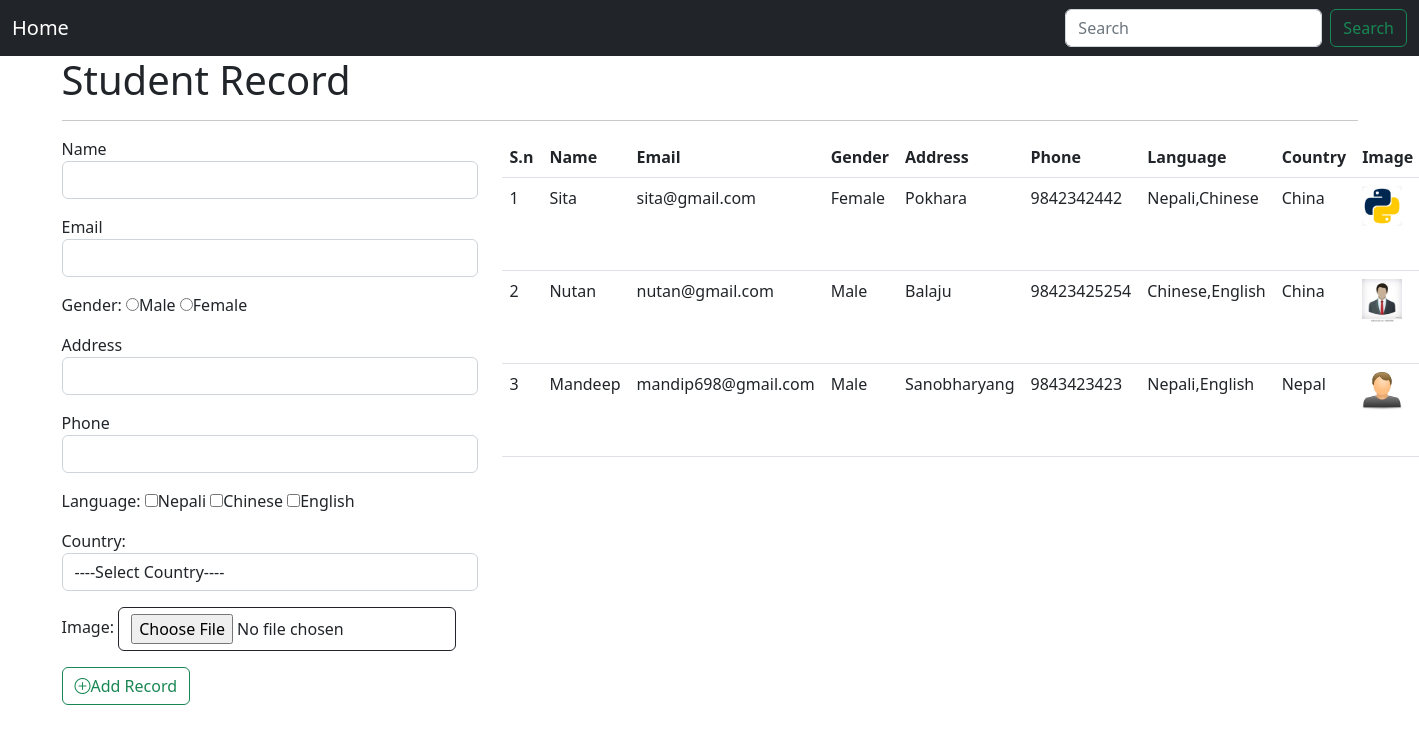
The page / on the database its author committed.
### record/models.py (models this page shows, shortened)
class Student(models.Model):
    gender_list={
        ('male','Male'),
        ('female','Female'),
    }
    language_list={
        ('nepali','Nepali'),
        ('chinese','Chinese'),
        ('english','English'),
    }
    country_list={
        ('nepal','Nepal'),
        ('china','China'),
        ('usa','USA'),
    }
    name=models.CharField(max_length=255)
    email=models.EmailField(max_length=255,unique=True)
    gender=models.CharField(choices=gender_list, max_length=6)
    address=models.CharField(max_length=255)
    phone=models.IntegerField()
    language=models.CharField(choices=language_list, max_length=50)
    country=models.CharField(choices=country_list, max_length=10)
    image=models.ImageField(upload_to='students',blank=True,null=True)

### record/views.py (the view)
# urls.py: path('',views.index, name='index'),
def index(request):
    if request.method=="POST":
        name=request.POST['name']
        email=request.POST['email']
        gender=request.POST.get('gender')
        address=request.POST['address']
        phone=request.POST['phone']
        language=','.join(map(str,request.POST.getlist('language')))
        country=request.POST['country']
        image=''
        if request.FILES:
            image=request.FILES['image']
        Student.objects.create(
            name=name,email=email,gender=gender,address=address,phone=phone,language=language,country=country,image=image
        )
        messages.success(request,'Record Added Successfully')
        redirect_back_url=request.META.get('HTTP_REFERER')
        return redirect(redirect_back_url)
    else:
        data={
            'studentsData':Student.objects.order_by('-id')
        }
        return render(request,'index.html',data)

### record/templates/index.html (shortened to what this page needs)
{% extends 'master.html' %}
{% block content %}
<div class="row">
  <div class="col-md-12">
      <h1>Student Record</h1>
      <hr>
  </div>
</div>
<div class="row">
  <div class="col-md-4">
    <form action="" method="post" enctype="multipart/form-data">
      <div class="form-group mb-3">
        <label for="name">Name</label>
        <input type="text" id="name" name="name" required class="form-control" />
      </div>
      <div class="form-group mb-3">
        <label for="email">Email</label>
        <input type="text" id="email" name="email" required class="form-control" />
      </div>
      <div class="form-group mb-3">
        <label for="gender">Gender:</label>
        <label><input type="radio" name="gender" value="Male" />Male</label>
        <label><input type="radio" name="gender" value="Female" />Female</label>
      </div>
      <div class="form-group mb-3">
        <label for="address">Address</label>
        <input type="text" id="address" name="address" required class="form-control" />
      </div>
      <div class="form-group mb-3">
        <label for="phone">Phone</label>
        <input type="tel" id="phone" name="phone" required class="form-control" />
      </div>
      <div class="form-group mb-3">
        <label for="language">Language:</label>
        <label><input type="checkbox" name="language" value="Nepali" />Nepali</label>
        <label><input type="checkbox" name="language" value="Chinese" />Chinese</label>
        <label><input type="checkbox" name="language" value="English" />English</label>
      </div>
      <div class="form-group mb-3">
        <label for="country">Country:</label>
        <select name="country" id="country" class="form-control">
          <option selected>----Select Country----</option>
        </select>
      </div>
      <div class="form-group mb-3">
        <label for="image">Image:</label>
        <input type="file" name="image" class="btn btn-outline-dark" />
      </div>
      <div class="form-group mb-3">
        <button class="btn btn-outline-success"><i class="bi bi-plus-circle"></i>Add Record</button>
      </div>
    </form>
  </div>
  <div class="col-md-8">
    <table class="table table-hover">
      <thead>
        <tr>
          <th>S.n</th>
          <th>Name</th>
          <th>Email</th>
          <th>Gender</th>
          <th>Address</th>
          <th>Phone</th>
          <th>Language</th>
          <th>Country</th>
          <th>Image</th>
        </tr>
      </thead>
      <tbody>
        {% for student in studentsData %}
        <tr>
          <td>{{forloop.counter}}</td>
          <td>{{student.name}}</td>
          <td>{{student.email}}</td>
          <td>{{student.gender}}</td>
          <td>{{student.address}}</td>
          <td>{{student.phone}}</td>
          <td>{{student.language}}</td>
          <td>{{student.country}}</td>
          <td>{% if student.image %}
            <img src="{{student.image.url}}" alt="{{student.name}} Photo" width="40">
              {% endif %}
          </td>
        </tr>
        {% endfor %}
      </tbody>
    </table>
  </div>
</div>
{% endblock %}

### record/templates/master.html (shortened to what this page needs)
<!DOCTYPE html>
{% load static %}
<html lang="en">
<head>
    <link rel="stylesheet" href="{% static 'css/bootstrap.css'%}">
    <link rel="stylesheet" href="https://cdn.jsdelivr.net/npm/bootstrap-icons@1.8.3/font/bootstrap-icons.css">
</head>
<body>
    <div class="navbar-dark bg-dark">
        <nav class="navbar navbar-dark bg-dark">
            <div class="container-fluid">
                <a href="/" class="navbar-brand">Home</a>
                <form class="d-flex" role="search">
                    <input class="form-control me-2" type="search" placeholder="Search" aria-label="Search">
                    <button class="btn btn-outline-success" type="submit">Search</button>
                </form>
            </div>
        </nav>
    </div>
    <div class="container">
        <div class="row">
            <div class="col-md-12">
                {% block content %}
                {% endblock %}
            </div>
        </div>
    </div>
</body>
</html>

### rows shown on the page
Student: name "Sita", email "sita@gmail.com", gender "Female", address "Pokhara", phone "9842342442", language "Nepali,Chinese", country "China", image (picture)
Student: name "Nutan", email "nutan@gmail.com", gender "Male", address "Balaju", phone "98423425254", language "Chinese,English", country "China", image (picture)
Student: name "Mandeep", email "mandip698@gmail.com", gender "Male", address "Sanobharyang", phone "9843423423", language "Nepali,English", country "Nepal", image (picture)
